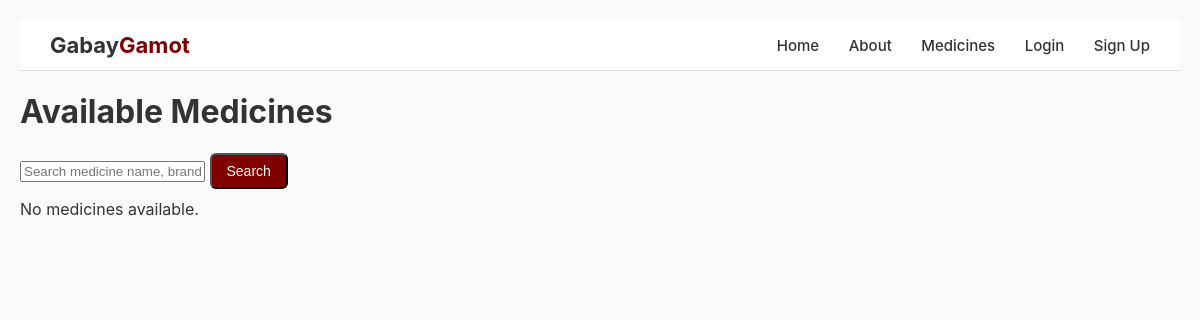
Before: /medicines/ with the older database file.
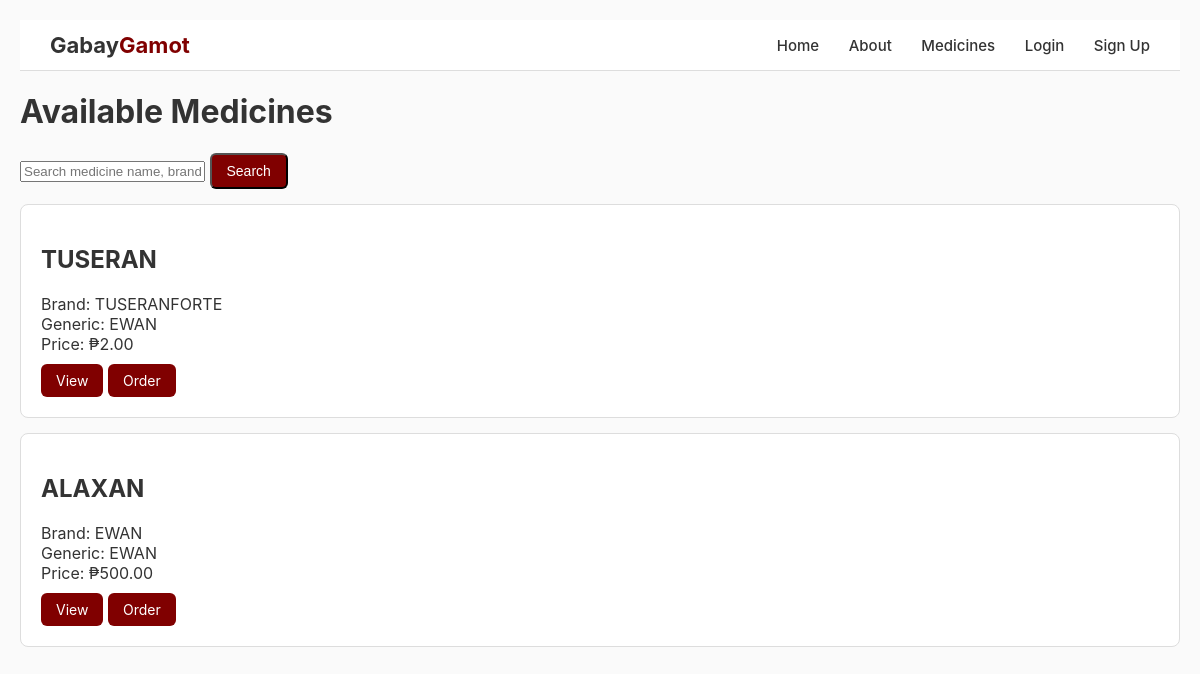
After: the same page with the newer database file.
### app/models.py (models this page shows, shortened)
class Medicine(models.Model):
    name = models.CharField(max_length=255)
    brand_name = models.CharField(max_length=255)
    generic_name = models.CharField(max_length=255)
    price = models.DecimalField(max_digits=10, decimal_places=2)
    is_generic = models.BooleanField(default=False)

### app/views.py (the view)
# urls.py: path('medicines/', MedicineListView.as_view(), name='medicine_list'),
class MedicineListView(ListView):
    model = Medicine
    template_name = 'app/medicine_list.html'
    context_object_name = 'medicines'
    def get_queryset(self):
        queryset = super().get_queryset()
        query = self.request.GET.get('q')
        if query:
            queryset = queryset.filter(
                Q(name__icontains=query) |
                Q(brand_name__icontains=query) |
                Q(generic_name__icontains=query)
            )
        return queryset

### app/templates/app/medicine_list.html
{% extends 'app/base.html' %}
{% block content %}
<h1>Available Medicines</h1>
<form method="get" class="medicine-search" autocomplete="off">
    <input
    type="text"
    name="q"
    placeholder="Search medicine name, brand, or generic..."
    value="{{ request.GET.q }}"
    autocomplete="off"
    >
    <button type="submit" class="btn">Search</button>
</form>
{% for medicine in medicines %}
  <div class="card">
    <h2>{{ medicine.name }}</h2>
    <p>
      Brand: {{ medicine.brand_name }} <br>
      Generic: {{ medicine.generic_name }} <br>
      Price: ₱{{ medicine.price }}
    </p>
    <a href="{% url 'medicine_detail' medicine.pk %}" class="btn">View</a>
    <a href="{% url 'medicine_order' medicine.pk %}" class="btn">Order</a>
  </div>
{% empty %}
  <p>No medicines available.</p>
{% endfor %}
{% endblock %}

### app/templates/app/base.html (shortened to what this page needs)
<!DOCTYPE html>
<html lang="en">
<head>
    {% load static %}
    <link rel="stylesheet" href="{% static 'css/base.css' %}">
</head>
<body>
{% include 'app/navbar.html' %}
{% block content %}
{% endblock content %}
</body>
</html>

### app/templates/app/navbar.html
<nav class="navbar">
  <div class="nav-container">
    <div class="nav-logo">
      <a href="{% url 'home' %}">
        Gabay<span>Gamot</span>
      </a>
    </div>
    <div class="nav-links">
      <a href="{% url 'home' %}">Home</a>
      <a href="{% url 'about' %}">About</a>
      <a href="{% url 'medicine_list' %}">Medicines</a>
      {% if user.is_authenticated %}
        <form method="post" action="{% url 'logout' %}" style="display:inline;">
          {% csrf_token %}
          <button type="submit" class="nav-link-btn">Logout</button>
        </form>
      {% else %}
        <a href="{% url 'login' %}">Login</a>
        <a href="{% url 'signup' %}">Sign Up</a>
      {% endif %}
    </div>
  </div>
</nav>

### static/css/base.css (style rules this page uses)
body { font-family: "Inter", Arial, sans-serif; background: #fafafa; color: #333; margin: 0; padding: 20px; }
.btn { display: inline-block; padding: 8px 15px; background: #800000; color: white; text-decoration: none; border-radius: 6px; transition: 0.2s; font-size: 14px; }
.card { background: white; border: 1px solid #ddd; padding: 20px; margin: 15px 0; border-radius: 8px; transition: 0.2s; }
p { margin: 10px 0; }
.navbar { background: white; border-bottom: 1px solid #ddd; padding: 12px 20px; }
.nav-container { max-width: 1100px; margin: 0 auto; display: flex; align-items: center; justify-content: space-between; }
.nav-logo a { font-size: 22px; font-weight: 700; text-decoration: none; color: #333; }
.nav-logo span { color: #800000; }
.nav-links a { margin-left: 25px; text-decoration: none; font-size: 15px; color: #333; font-weight: 500; }

Changed rows visible on the page:
added Medicine: name "TUSERAN", brand_name "TUSERANFORTE", generic_name "EWAN", price "2.00"
added Medicine: name "ALAXAN", brand_name "EWAN", generic_name "EWAN", price "500.00"
Other visible differences:
text no longer shown: "No medicines available."
